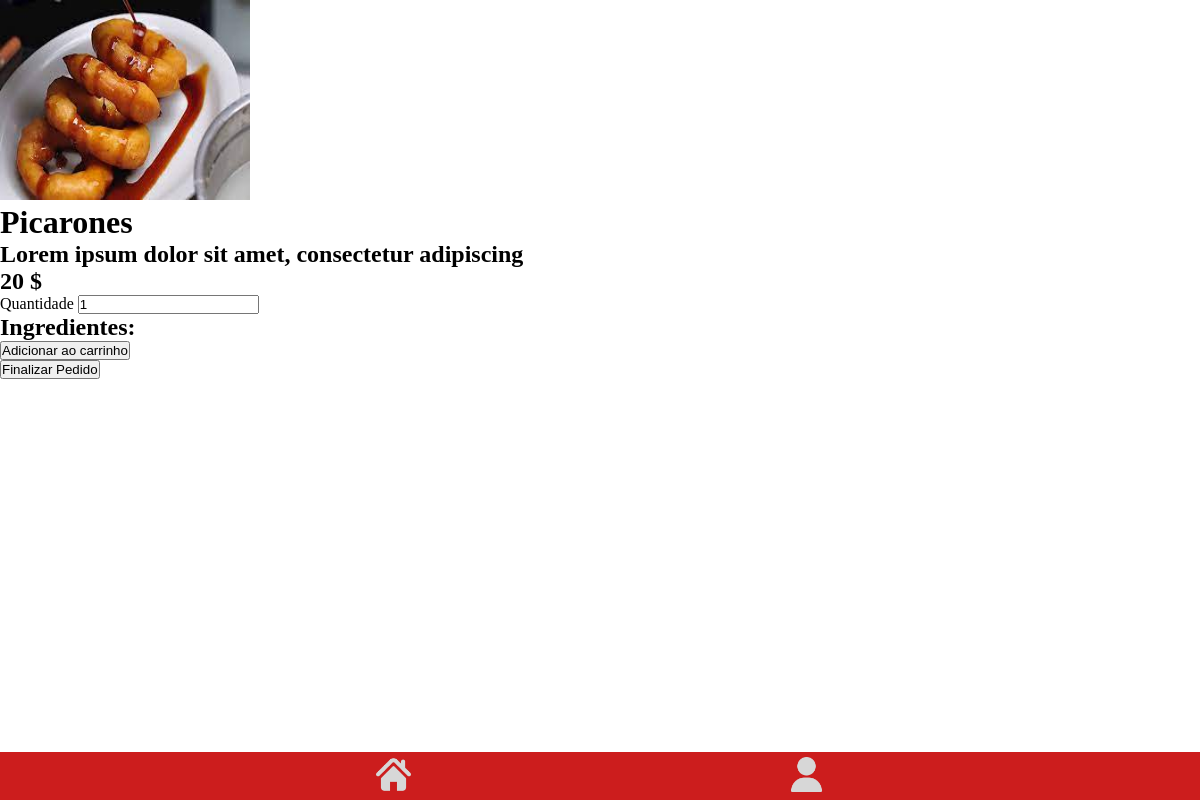
Page /dish.php?id=1 on the committed database.
### tables this page shows
CREATE TABLE `dish` (
  `id` int(11) NOT NULL,
  `name` varchar(50) NOT NULL,
  `price` float NOT NULL,
  `description` varchar(50) NOT NULL,
  `img` varchar(255) NOT NULL,
  `created_at` datetime DEFAULT current_timestamp(),
  `deleted_at` datetime DEFAULT NULL
);

### utils/Database.php (called while the page is built, shortened)
<?php
class Database {
    private static $conn = null;
    public static function getConnection() {
        if (self::$conn === null) {
            self::$conn = new \PDO(
                "mysql:host=localhost;dbname=lanchonete",
                'root',
                ''
            );
        }
        return self::$conn;
    }
    public static function select($table, $columns, $conditions = []) {
        $conn = self::getConnection();
        $query = "SELECT " . implode(', ', $columns) . " FROM $table";
        if (!empty($conditions)) {
            $where = [];
            foreach ($conditions as $column => $value) {
                $where[] = "$column = ?";
            }
            $query .= " WHERE " . implode(' AND ', $where);
        }
        $stmt = $conn->prepare($query);
        $stmt->execute(array_values($conditions));
        return $stmt->fetchAll();
    }
}
?>

### dish.php (the view, shortened to what this page needs)
<?php
include("header.php");
require_once('utils/Database.php');
if(isset($_GET['id'])){
    $selectedId = $_GET['id'];
    $dish = Database::select('dish', ['id', 'name', 'description', 'price', 'img'], ["id" => $selectedId]);
    ?>
<img class="foodImg" src="images/<?= $dish[0]['img'] ?>" alt="">
<h1><?= $dish[0]['name'] ?></h1>
<h2><?= $dish[0]['description'] ?></h2>
<h2><?= $dish[0]['price'] ?> $</h2>
<form method="POST">
    <label for="quantity">Quantidade</label>
    <input type="number" value="1" min="1" name="quantity" id="quantity">
<h2>Ingredientes:</h2>
<input type="submit" name="cart" value="Adicionar ao carrinho">
</form>
<button>Finalizar Pedido</button>
<?php } ?>
<?php include("footer.php");?>

### felipestyle.css (style rules this page uses)
.foodImg { width: 250px; height: 200px; }

### schneiderstyle.css (style rules this page uses)
* { margin: 0; padding: 0; box-sizing: border-box; }

### rows in the picture
dish: img (picture), name "Picarones", description "Lorem ipsum dolor sit amet, consectetur adipiscing", price "20"
